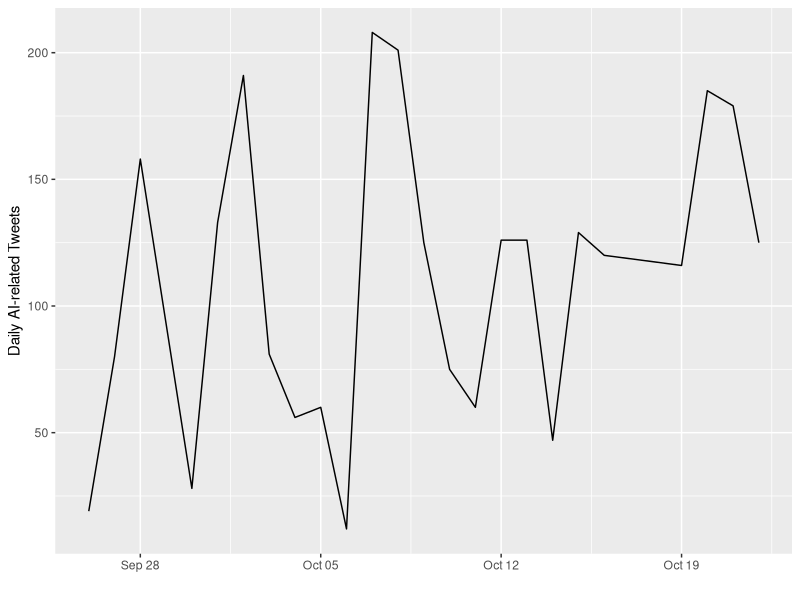
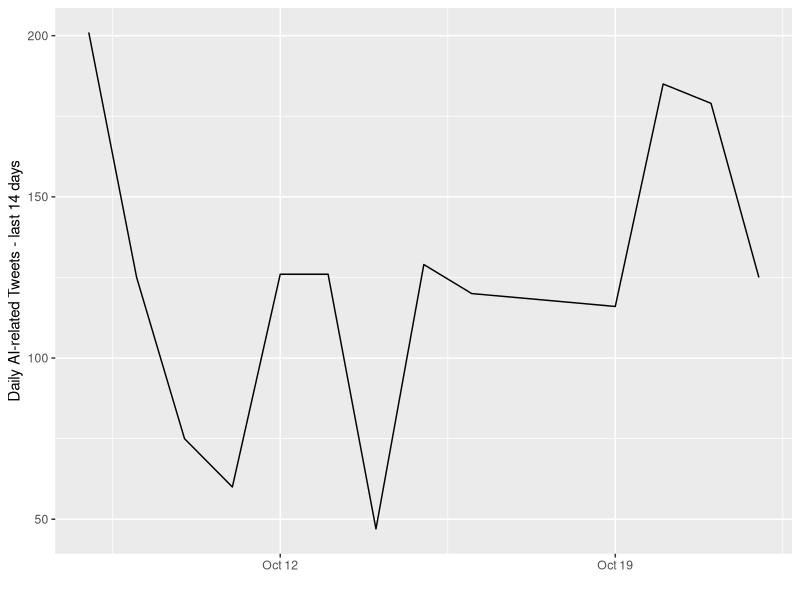

These figures' R source, in order: (Note: this script raises an error after producing the figures.)
setwd("C:/Users/crobertson/Dropbox/nsercCREATE/Scraping/tweets/outputs/AITweets")
x <- read.csv("test2_clean.csv")
removeURL <- function(x) gsub("http[^[:space:]]*", "", x)
library(plyr)
library(ggplot2)
library(XML)
library(tm)
library(wordcloud)
library(RColorBrewer)

x$D <- as.POSIXct(strptime(as.character(x$created_at), "%a %b %d %H:%M:%S %z %Y"))
x$day <- as.Date(x$D)
x$textC <- removeURL(x$text)
x <- x[!duplicated(x$textC), ]
daily <- ddply(x, .(day), summarise, numTweets = length(day)) #summarize by mean

png("FULL_dailyTweetsAI.png", width=1280,height=800)
  ggplot(daily, aes(day, numTweets)) + geom_line() + xlab("") + ylab("Daily AI-related Tweets")
dev.off()

recent <- subset(daily, day >= max(daily$day)-14)

png("Recent_dailyTweetsAI.png", width=1280,height=800)
  ggplot(recent, aes(day, numTweets)) + geom_line() + xlab("") + ylab("Daily AI-related Tweets - last 14 days")
dev.off()




recent14 <- subset(x, day >= max(x$day)-14)


ap.corpus <- Corpus(DataframeSource(data.frame(recent14$text)))
ap.corpus <- tm_map(ap.corpus, content_transformer(tolower))
ap.corpus <- tm_map(ap.corpus, removeWords, stopwords("english"))
ap.corpus <- tm_map(ap.corpus, removeWords, c("bird", "flu", "avian", "influenza", "poultry"))
ap.corpus <- tm_map(ap.corpus, removePunctuation)
ap.corpus <- tm_map(ap.corpus, PlainTextDocument)
ap.corpus <- tm_map(ap.corpus, stemDocument)

ap.corpus <- Corpus(VectorSource(ap.corpus))
ap.tdm <- TermDocumentMatrix(ap.corpus)
ap.m <- as.matrix(ap.tdm)
ap.v <- sort(rowSums(ap.m),decreasing=TRUE)
ap.d <- data.frame(word = names(ap.v),freq=ap.v)
head(ap.d)
pal2 <- brewer.pal(8,"Dark2")
png("wordCloud_14day.png", width=8,height=6, units="in", res=300)
    wordcloud(ap.d$word,ap.d$freq, scale=c(6,.2),min.freq=3,max.words=Inf, random.order=FALSE, rot.per=.15, colors=pal2)
dev.off()
